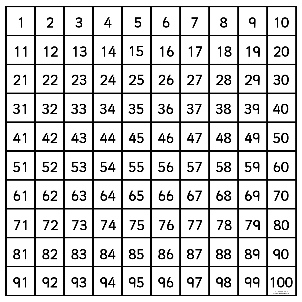
#> input picture app/actions/images/temp.jpg, 302 x 302 px
$ python -i scan.py   (imports and definitions only)
#> lines starting #> are read from the running program, lines starting #| are printed output that depends on the picture; after the words box and inside, x2 and y2 are one past the last pixel; in counts of white or black regions, pixels touching at a corner belong together
### app/actions/transform.py
import numpy as np
import cv2
def order_points(pts):
    rect = np.zeros((4,2),dtype="float32")
    s = pts.sum(axis = 1)
    rect[0] = pts[np.argmin(s)]
    rect[2] = pts[np.argmax(s)]
    diff = np.diff(pts,axis=1)
    rect[1] = pts[np.argmin(diff)]
    rect[3] = pts[np.argmax(diff)]
    return rect
def four_point_transform(image,pts):
    rect = order_points(pts)
    (tl,tr,br,bl) = rect

    widthA = np.sqrt(((br[0] - bl[0]) ** 2) + ((br[1] - bl[1]) ** 2))
    widthB = np.sqrt(((tr[0] - tl[0]) ** 2) + ((tr[1] - tl[1]) ** 2))
    maxWidth = max(int(widthA), int(widthB))

    heightA = np.sqrt(((tr[0] - br[0]) ** 2) + ((tr[1] - br[1]) ** 2))
    heightB = np.sqrt(((tl[0] - bl[0]) ** 2) + ((tl[1] - bl[1]) ** 2))
    maxHeight = max(int(heightA), int(heightB))

    dst = np.array([
        [0,0],[maxWidth - 1, 0],[maxWidth - 1, maxHeight - 1],[0, maxHeight - 1]],dtype="float32"
    )

    M = cv2.getPerspectiveTransform(rect, dst)
    warped = cv2.warpPerspective(image, M, (maxWidth, maxHeight))
    return warped

### app/actions/scan.py
# belum dijadiin kelas jadi belum bisa di pake buat ke server
from actions.transform import four_point_transform
from skimage.filters import threshold_local
import numpy as np
import argparse
import cv2
import imutils


#fungsi membaca sebuah image lalu menggelapkannya untuk mendapatkan silhout garis dari image
# lalu membetulkan prespective image setelah silhout digunakan
def parse_image(img):
#> called with img = 'images/temp.jpg'
	if(isinstance(img,str)):
		image = cv2.imread(img)
#> image is the input picture: shape (302, 302, 3); min 0, max 255, mean 210.5
	else:
		image = img
	ratio = image.shape[0] / 500.0
#> ratio = 0.604
	orig = image.copy()
	image = imutils.resize(image, height = 500)
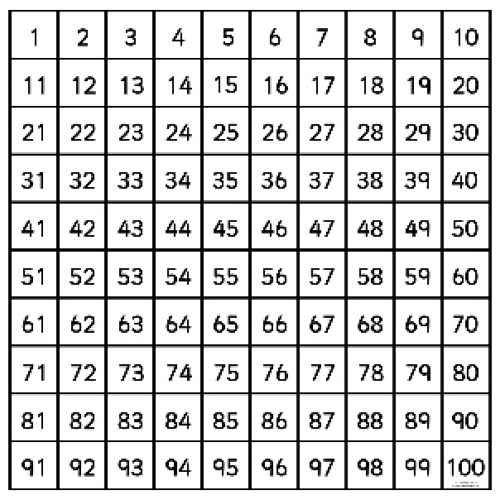
#> image: shape (500, 500, 3); min 0, max 255, mean 210.4

	gray = cv2.cvtColor(image, cv2.COLOR_BGR2GRAY)
	gray = cv2.GaussianBlur(gray, (5, 5), 0)
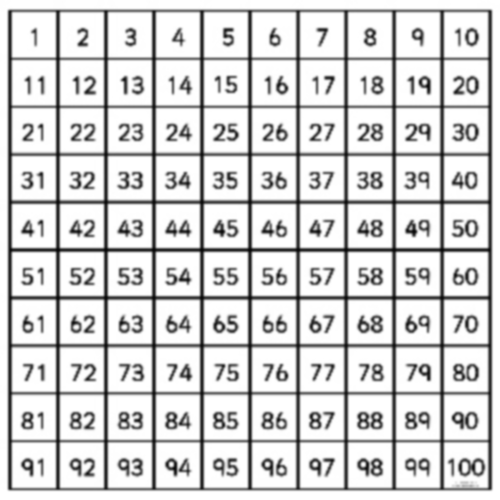
#> gray: shape (500, 500); min 7, max 255, mean 210.5
	edged = cv2.Canny(gray, 75, 200)
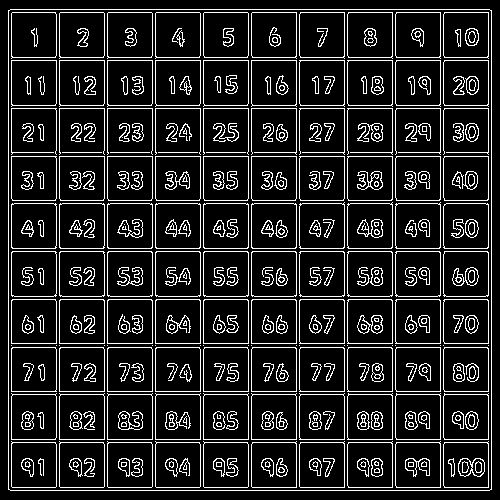
#> edged: shape (500, 500); 13.6% white in thin lines or dots

	cnts = cv2.findContours(edged.copy(), cv2.RETR_LIST, cv2.CHAIN_APPROX_SIMPLE)
#> cnts = 766 contours, 219 with area under 20; largest, box (x1, y1, x2, y2) and area: (8, 9, 492, 491) 232317, (8, 9, 492, 491) 232315, (251, 60, 297, 107) 2023, (107, 60, 153, 107) 2023, (59, 60, 105, 107) 2023
	cnts = imutils.grab_contours(cnts)
	cnts = sorted(cnts, key = cv2.contourArea, reverse = True)[:5]
#> cnts = 5 contours; box (x1, y1, x2, y2) and area: (8, 9, 492, 491) 232317, (8, 9, 492, 491) 232315, (251, 60, 297, 107) 2023, (107, 60, 153, 107) 2023, (59, 60, 105, 107) 2023
	screenCnt = []
	for c in cnts:
		peri = cv2.arcLength(c, True)
		approx = cv2.approxPolyDP(c, 0.02 * peri, True)
		if len(approx) == 4:
			screenCnt = approx
			break
#> this loop made 1 pass
#> (peri, screenCnt) on pass 1: (1925.7, [[8, 10], [8, 489], [491, 489], [491, 10]])


	if(len(screenCnt) != 0):
		warped = four_point_transform(orig, screenCnt.reshape(4, 2) * ratio)
#> in order_points, `s = pts.sum(axis = 1)`: s = [10.87, 300.2, 591.9, 302.6]
#> in order_points, `diff = np.diff(pts,axis=1)`: diff = [1.21, 290.5, -1.21, -290.5]
#> in four_point_transform, `rect = order_points(pts)`: rect = [[4.83, 6.04], [296.6, 6.04], [296.6, 295.4], [4.83, 295.4]]
#> in four_point_transform, `(tl,tr,br,bl) = rect`: tl = [4.83, 6.04]; tr = [296.6, 6.04]; br = [296.6, 295.4]; bl = [4.83, 295.4]
#> in four_point_transform, `widthA = np.sqrt(((br[0] - bl[0]) ** 2) + ((br[1] - bl[1]) ** 2))`: widthA = 291.7
#> in four_point_transform, `maxWidth = max(int(widthA), int(widthB))`: maxWidth = 291
#> in four_point_transform, `heightA = np.sqrt(((tr[0] - br[0]) ** 2) + ((tr[1] - br[1]) ** 2))`: heightA = 289.3
#> in four_point_transform, `maxHeight = max(int(heightA), int(heightB))`: maxHeight = 289
#> in four_point_transform, `dst = np.array([ [0,0],[maxWidth - 1, 0],[maxWidth - 1, maxHeight - 1]..`: dst = [[0, 0], [290, 0], [290, 288], [0, 288]]
#> in four_point_transform, `M = cv2.getPerspectiveTransform(rect, dst)`: M = [[0.994, -6.01e-19, -4.8], [0, 0.995, -6.01], [1.27e-19, -1.06e-20, 1]]
#> in four_point_transform, `warped = cv2.warpPerspective(image, M, (maxWidth, maxHeight))`:
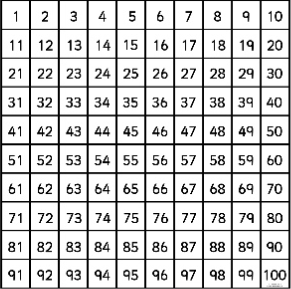
#> warped: shape (289, 291, 3); min 0, max 255, mean 207.2
		#ngenulis ke file baru yang namanya transformed.jpeg
		#cv2.imwrite("images/temp/transformed.jpeg",warped)
		return warped
	else:
		return None

>>> result = parse_image('images/temp.jpg')
